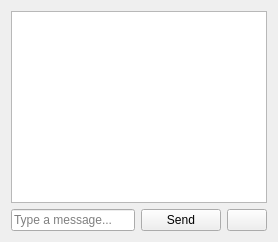
<?xml version="1.0" encoding="UTF-8"?>
<ui version="4.0">
  <class>ChatWindow</class>
  <widget class="QWidget" name="ChatWindow">
    <property name="windowTitle"><string>Chat</string></property>
    <layout class="QVBoxLayout" name="verticalLayout">
      <item>
        <widget class="QTextEdit" name="chatHistory">
          <property name="readOnly"><bool>true</bool></property>
        </widget>
      </item>
      <item>
        <layout class="QHBoxLayout" name="inputLayout">
          <item>
            <widget class="QLineEdit" name="messageEdit">
              <property name="placeholderText">
                <string>Type a message...</string>
              </property>
            </widget>
          </item>
          <item>
            <widget class="QPushButton" name="sendButton">
              <property name="text"><string>Send</string></property>
            </widget>
          </item>
          <item>
            <widget class="QPushButton" name="attachButton">
              <property name="icon">
                <iconset>:/icons/attach.png</iconset>
              </property>
              <property name="toolTip">
                <string>Attach File</string>
              </property>
            </widget>
          </item>
        </layout>
      </item>
    </layout>
  </widget>
  <resources/>
  <connections>
    <connection>
      <sender>messageEdit</sender>
      <signal>returnPressed()</signal>
      <receiver>ChatWindow</receiver>
      <slot>sendMessage()</slot>
    </connection>
    <connection>
      <sender>sendButton</sender>
      <signal>clicked()</signal>
      <receiver>ChatWindow</receiver>
      <slot>sendMessage()</slot>
    </connection>
    <connection>
      <sender>attachButton</sender>
      <signal>clicked()</signal>
      <receiver>ChatWindow</receiver>
      <slot>attachFile()</slot>
    </connection>
  </connections>
</ui>
